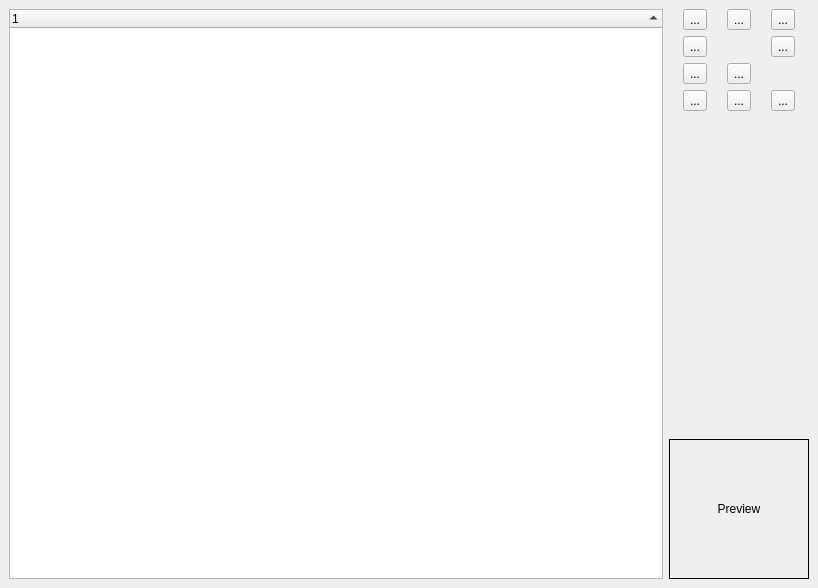
<ui version="4.0" >
 <author></author>
 <comment></comment>
 <exportmacro></exportmacro>
 <class>patientBrowser</class>
 <widget class="QDialog" name="patientBrowser" >
  <property name="geometry" >
   <rect>
    <x>0</x>
    <y>0</y>
    <width>818</width>
    <height>588</height>
   </rect>
  </property>
  <property name="minimumSize" >
   <size>
    <width>64</width>
    <height>64</height>
   </size>
  </property>
  <property name="windowTitle" >
   <string>Patient Browser</string>
  </property>
  <property name="windowIcon" >
   <iconset resource="cardiac.qrc" >:/res/images/patient.png</iconset>
  </property>
  <property name="toolTip" >
   <string/>
  </property>
  <layout class="QHBoxLayout" >
   <property name="margin" >
    <number>9</number>
   </property>
   <property name="spacing" >
    <number>6</number>
   </property>
   <item>
    <widget class="patientTree" name="patientTreeWidget" >
     <property name="sizePolicy" >
      <sizepolicy>
       <hsizetype>7</hsizetype>
       <vsizetype>7</vsizetype>
       <horstretch>0</horstretch>
       <verstretch>0</verstretch>
      </sizepolicy>
     </property>
     <property name="minimumSize" >
      <size>
       <width>200</width>
       <height>200</height>
      </size>
     </property>
     <property name="cursor" >
      <cursor>0</cursor>
     </property>
     <property name="sortingEnabled" >
      <bool>true</bool>
     </property>
    </widget>
   </item>
   <item>
    <layout class="QVBoxLayout" >
     <property name="margin" >
      <number>0</number>
     </property>
     <property name="spacing" >
      <number>6</number>
     </property>
     <item>
      <layout class="QGridLayout" >
       <property name="margin" >
        <number>0</number>
       </property>
       <property name="spacing" >
        <number>6</number>
       </property>
       <item row="3" column="2" >
        <widget class="QToolButton" name="deleteButton" >
         <property name="toolTip" >
          <string>Delete the selected patients from the local database.</string>
         </property>
         <property name="text" >
          <string>...</string>
         </property>
         <property name="icon" >
          <iconset resource="cardiac.qrc" >:/res/images/trash.png</iconset>
         </property>
         <property name="iconSize" >
          <size>
           <width>32</width>
           <height>32</height>
          </size>
         </property>
        </widget>
       </item>
       <item row="2" column="0" >
        <widget class="QToolButton" name="importButton" >
         <property name="toolTip" >
          <string>Import selected patients into the local database.</string>
         </property>
         <property name="text" >
          <string>...</string>
         </property>
         <property name="icon" >
          <iconset resource="cardiac.qrc" >:/res/images/import.png</iconset>
         </property>
         <property name="iconSize" >
          <size>
           <width>32</width>
           <height>32</height>
          </size>
         </property>
        </widget>
       </item>
       <item row="0" column="2" >
        <widget class="QToolButton" name="cdImportButton" >
         <property name="toolTip" >
          <string>Import data into the database from a CD drive.</string>
         </property>
         <property name="text" >
          <string>...</string>
         </property>
         <property name="icon" >
          <iconset resource="cardiac.qrc" >:/res/images/cd_import.png</iconset>
         </property>
         <property name="iconSize" >
          <size>
           <width>32</width>
           <height>32</height>
          </size>
         </property>
        </widget>
       </item>
       <item row="3" column="0" >
        <widget class="QToolButton" name="editPatientButton" >
         <property name="toolTip" >
          <string>Edit the selected patients DICOM tags</string>
         </property>
         <property name="text" >
          <string>...</string>
         </property>
         <property name="icon" >
          <iconset resource="cardiac.qrc" >:/res/images/edit_info.png</iconset>
         </property>
         <property name="iconSize" >
          <size>
           <width>32</width>
           <height>32</height>
          </size>
         </property>
        </widget>
       </item>
       <item row="1" column="0" >
        <widget class="QToolButton" name="viewButton" >
         <property name="toolTip" >
          <string>Loads the selected patient info in the viewer.</string>
         </property>
         <property name="text" >
          <string>...</string>
         </property>
         <property name="icon" >
          <iconset resource="cardiac.qrc" >:/res/images/view_data.png</iconset>
         </property>
         <property name="iconSize" >
          <size>
           <width>32</width>
           <height>32</height>
          </size>
         </property>
        </widget>
       </item>
       <item row="0" column="0" >
        <widget class="QToolButton" name="databaseButton" >
         <property name="toolTip" >
          <string>Browse the local patient database.</string>
         </property>
         <property name="text" >
          <string>...</string>
         </property>
         <property name="icon" >
          <iconset resource="cardiac.qrc" >:/res/images/database.png</iconset>
         </property>
         <property name="iconSize" >
          <size>
           <width>32</width>
           <height>32</height>
          </size>
         </property>
        </widget>
       </item>
       <item row="2" column="1" >
        <widget class="QToolButton" name="exportButton" >
         <property name="toolTip" >
          <string>Export selected patients from the local database.</string>
         </property>
         <property name="text" >
          <string>...</string>
         </property>
         <property name="icon" >
          <iconset resource="cardiac.qrc" >:/res/images/export.png</iconset>
         </property>
         <property name="iconSize" >
          <size>
           <width>32</width>
           <height>32</height>
          </size>
         </property>
        </widget>
       </item>
       <item row="3" column="1" >
        <widget class="QToolButton" name="anonymizeButton" >
         <property name="toolTip" >
          <string>Use this to anonymize the selected patient data.</string>
         </property>
         <property name="text" >
          <string>...</string>
         </property>
         <property name="icon" >
          <iconset resource="cardiac.qrc" >:/res/images/anonymize.png</iconset>
         </property>
         <property name="iconSize" >
          <size>
           <width>32</width>
           <height>32</height>
          </size>
         </property>
        </widget>
       </item>
       <item row="0" column="1" >
        <widget class="QToolButton" name="hdImportButton" >
         <property name="toolTip" >
          <string/>
         </property>
         <property name="text" >
          <string>...</string>
         </property>
         <property name="icon" >
          <iconset resource="cardiac.qrc" >:/res/images/hdd_import.png</iconset>
         </property>
         <property name="iconSize" >
          <size>
           <width>32</width>
           <height>32</height>
          </size>
         </property>
        </widget>
       </item>
       <item row="1" column="2" >
        <widget class="QToolButton" name="reloadButton" >
         <property name="toolTip" >
          <string>Rescans the database directory and creates a new database file.</string>
         </property>
         <property name="text" >
          <string>...</string>
         </property>
         <property name="icon" >
          <iconset resource="cardiac.qrc" >:/res/images/reload.png</iconset>
         </property>
         <property name="iconSize" >
          <size>
           <width>32</width>
           <height>32</height>
          </size>
         </property>
        </widget>
       </item>
      </layout>
     </item>
     <item>
      <spacer>
       <property name="orientation" >
        <enum>Qt::Vertical</enum>
       </property>
       <property name="sizeHint" >
        <size>
         <width>20</width>
         <height>211</height>
        </size>
       </property>
      </spacer>
     </item>
     <item>
      <widget class="QLabel" name="previewLabel" >
       <property name="sizePolicy" >
        <sizepolicy>
         <hsizetype>0</hsizetype>
         <vsizetype>0</vsizetype>
         <horstretch>0</horstretch>
         <verstretch>0</verstretch>
        </sizepolicy>
       </property>
       <property name="minimumSize" >
        <size>
         <width>140</width>
         <height>140</height>
        </size>
       </property>
       <property name="maximumSize" >
        <size>
         <width>140</width>
         <height>140</height>
        </size>
       </property>
       <property name="toolTip" >
        <string>Shows the preview of the selected dataset.</string>
       </property>
       <property name="statusTip" >
        <string/>
       </property>
       <property name="frameShape" >
        <enum>QFrame::Box</enum>
       </property>
       <property name="text" >
        <string>Preview</string>
       </property>
       <property name="scaledContents" >
        <bool>true</bool>
       </property>
       <property name="alignment" >
        <set>Qt::AlignCenter</set>
       </property>
      </widget>
     </item>
    </layout>
   </item>
  </layout>
 </widget>
 <pixmapfunction></pixmapfunction>
 <customwidgets>
  <customwidget>
   <class>patientTree</class>
   <extends>QTreeWidget</extends>
   <header>patienttree.h</header>
   <container>0</container>
   <pixmap></pixmap>
  </customwidget>
 </customwidgets>
 <resources>
  <include location="cardiac.qrc" />
 </resources>
 <connections/>
</ui>
